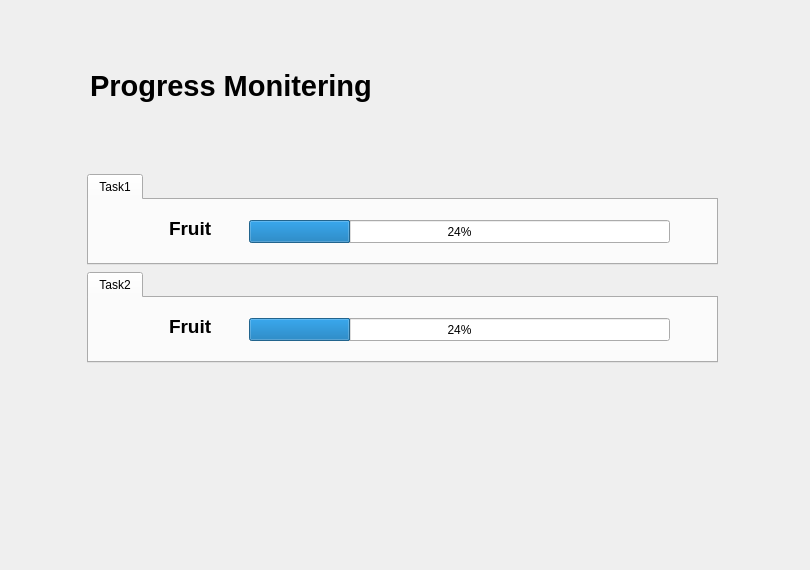
  <widget class="QWidget" name="progress_monitering">
   <widget class="QLabel" name="label_3">
    <property name="geometry">
     <rect>
      <x>0</x>
      <y>-40</y>
      <width>801</width>
      <height>561</height>
     </rect>
    </property>
    <property name="text">
     <string/>
    </property>
    <property name="pixmap">
     <pixmap resource="../test.qrc">:/test/taskpage.jpg</pixmap>
    </property>
   </widget>
   <widget class="QTabWidget" name="Task_1_progress">
    <property name="enabled">
     <bool>true</bool>
    </property>
    <property name="geometry">
     <rect>
      <x>87</x>
      <y>174</y>
      <width>631</width>
      <height>91</height>
     </rect>
    </property>
    <widget class="QWidget" name="tabWidgetPage1_2">
     <attribute name="title">
      <string>Task1</string>
     </attribute>
     <widget class="QLabel" name="label_5">
      <property name="geometry">
       <rect>
        <x>80</x>
        <y>13</y>
        <width>111</width>
        <height>31</height>
       </rect>
      </property>
      <property name="font">
       <font>
        <pointsize>14</pointsize>
        <weight>75</weight>
        <bold>true</bold>
       </font>
      </property>
      <property name="text">
       <string>Fruit</string>
      </property>
     </widget>
     <widget class="QProgressBar" name="progressBar">
      <property name="geometry">
       <rect>
        <x>160</x>
        <y>20</y>
        <width>421</width>
        <height>23</height>
       </rect>
      </property>
      <property name="value">
       <number>24</number>
      </property>
     </widget>
    </widget>
   </widget>
   <widget class="QTabWidget" name="Task_1_progress_2">
    <property name="enabled">
     <bool>true</bool>
    </property>
    <property name="geometry">
     <rect>
      <x>87</x>
      <y>272</y>
      <width>631</width>
      <height>91</height>
     </rect>
    </property>
    <widget class="QWidget" name="tabWidgetPage1_4">
     <attribute name="title">
      <string>Task2</string>
     </attribute>
     <widget class="QLabel" name="label_6">
      <property name="geometry">
       <rect>
        <x>80</x>
        <y>13</y>
        <width>111</width>
        <height>31</height>
       </rect>
      </property>
      <property name="font">
       <font>
        <pointsize>14</pointsize>
        <weight>75</weight>
        <bold>true</bold>
       </font>
      </property>
      <property name="text">
       <string>Fruit</string>
      </property>
     </widget>
     <widget class="QProgressBar" name="progressBar_2">
      <property name="geometry">
       <rect>
        <x>160</x>
        <y>20</y>
        <width>421</width>
        <height>23</height>
       </rect>
      </property>
      <property name="value">
       <number>24</number>
      </property>
     </widget>
    </widget>
   </widget>
   <widget class="QLabel" name="label_7">
    <property name="geometry">
     <rect>
      <x>90</x>
      <y>50</y>
      <width>331</width>
      <height>71</height>
     </rect>
    </property>
    <property name="font">
     <font>
      <pointsize>22</pointsize>
      <weight>75</weight>
      <bold>true</bold>
     </font>
    </property>
    <property name="text">
     <string>Progress Monitering</string>
    </property>
   </widget>
  </widget>
